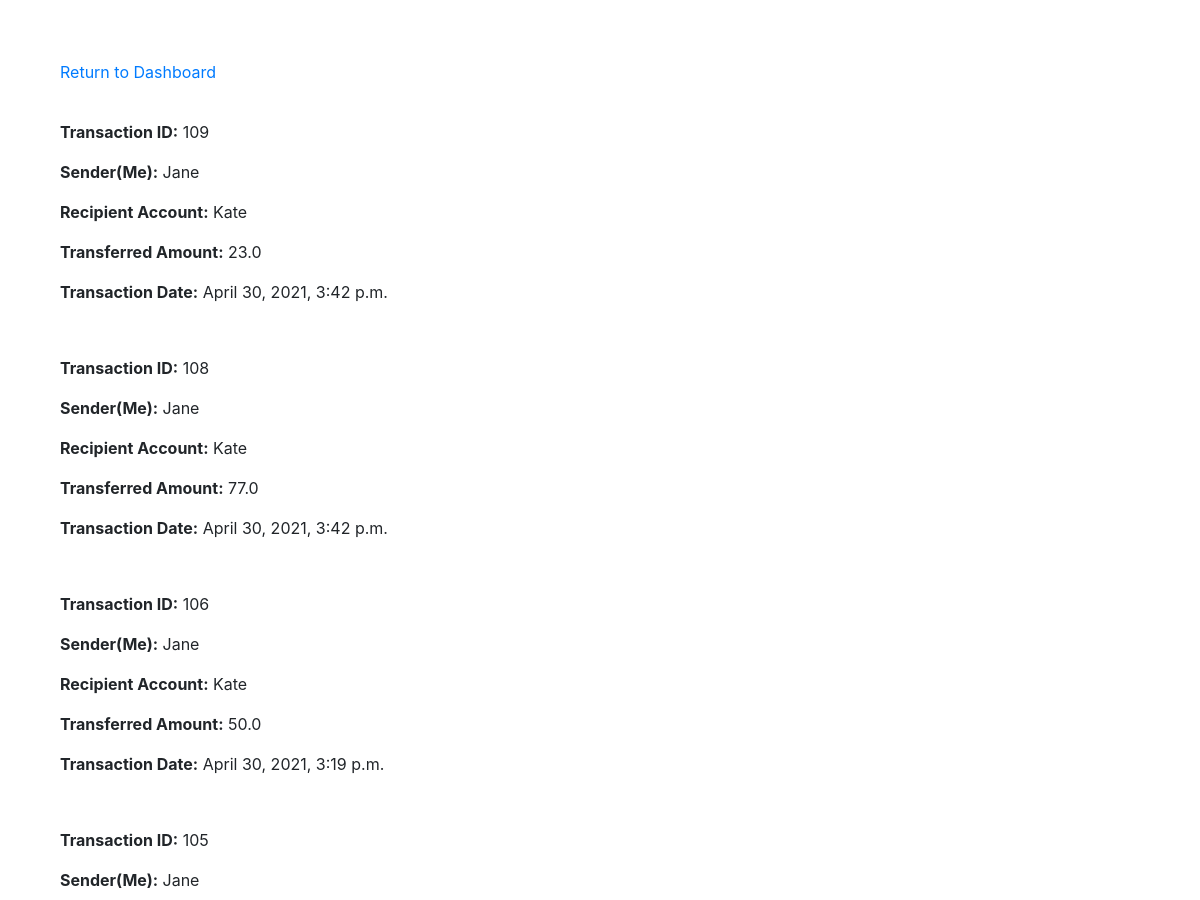
/history (signed in, upper part), run on an earlier commit of the app's database.
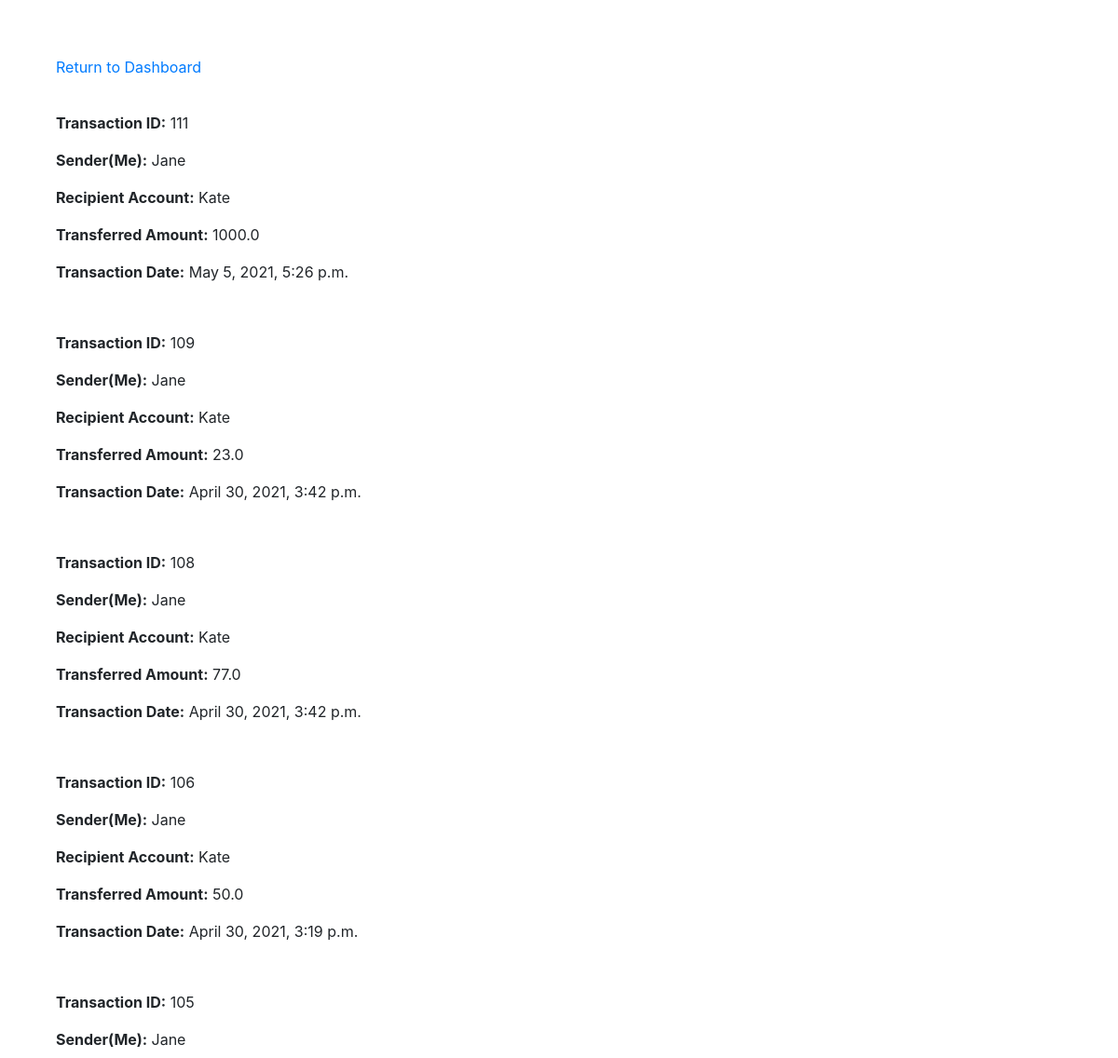
And on a later commit of the database.
### transaction_secondchallenge/models.py (models this page shows, shortened)
class Transaction(models.Model):
    objects = None
    transaction_id = models.AutoField(primary_key=True)
    sender = models.ForeignKey(Account, on_delete=models.CASCADE, related_name='sender', null=True)
    recipient = models.ForeignKey(Account, on_delete=models.CASCADE, related_name='recipient', null=True)
    amount = models.FloatField()
    remark = models.TextField(max_length=200, blank=True)
    transaction_date = models.DateTimeField(auto_now_add=True)

class Account(models.Model):
    objects = None
    username = models.OneToOneField(User, on_delete=models.CASCADE, primary_key=True)
    balance = models.FloatField(default=100.00)
    created_at = models.DateTimeField(auto_now_add=True, null=True)
    def __str__(self):
        return "{}".format(self.username)

### transaction_secondchallenge/views.py (the view)
# urls.py: path('history', views.HistoryView.as_view(), name='history')
class HistoryView(generic.ListView):
    template_name = 'transaction_secondchallenge/transaction_history.html'
    def get_queryset(self):
        return User.objects.get(username=self.request.user)
    def get_context_data(self, **kwargs):
        context = super().get_context_data()
        current_user = Account.objects.get(username=self.get_queryset())
        context['history_list'] = Transaction.objects.filter(sender=current_user).order_by('-transaction_date')
        return context

### transaction_secondchallenge/templates/transaction_secondchallenge/transaction_history.html (shortened to what this page needs)
{% extends "transaction_secondchallenge/base.html" %}
{% block history %}
     <div style="padding-top: 5%;padding-left: 5%;">
        <a href="{% url 'transaction:dashboard' %}">Return to Dashboard</a>
    </div>
    <div id="history">
        {% if history_list %}
            {% for i in history_list %}
                <div style="padding-top: 3%; padding-left: 5%;" class="user_detail">
                    <p><strong>Transaction ID:</strong> {{ i.transaction_id }}</p>
                    <p><strong>Sender(Me):</strong> {{ i.sender }}</p>
                    <p><strong>Recipient Account:</strong> {{ i.recipient}}</p>
                    <p><strong>Transferred Amount:</strong> {{ i.amount }}</p>
                    <p><strong>Transaction Date:</strong> {{ i.transaction_date }}</p>
                </div>
            {% endfor %}
        {% else %}
            <h3 style="padding-left: 3%; padding-top: 2%;">There is no Transaction History!</h3>
        {% endif %}
    </div>
{% endblock %}

What changed in the data, as far as the page shows it:
added Transaction: transaction_id "111", sender "Jane", recipient "Kate", amount "1000.0", transaction_date "May 5, 2021, 5:26 p.m."
